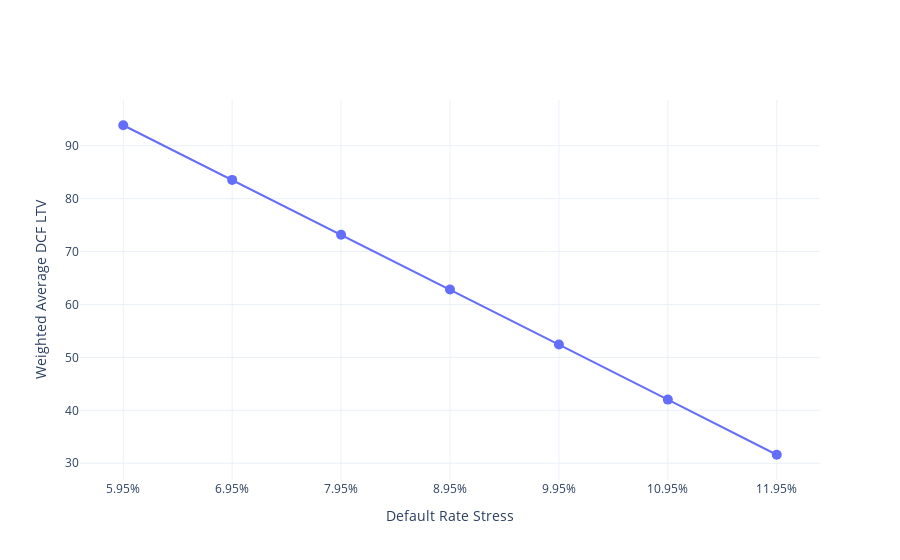

Notebook code for this chart:
### Markdown cell above
The plot below shows the relationship between a change in the default rate stress and the median DCF LTV for all cohorts.

### Code cell
v = [i[0] for i in ltvs.values()]
l = [f'{i[1]}%' for i in ltvs.values()]
fig = go.Figure(go.Scatter(x=l, y=v, marker=dict(size=10)))
fig.update_layout(xaxis=dict(title='Default Rate Stress'),
                 yaxis=dict(title='Weighted Average DCF LTV'))
fig.show()

### Figure 1 — Plotly figure (JSON) as saved in the notebook; plotly's stock layout.template omitted (floating-point values rounded to 4 significant figures)
{"data": [{"marker": {"size": 10}, "type": "scatter", "x": ["5.95%", "6.95%", "7.95%", "8.95%", "9.95%", "10.95%", "11.95%"], "y": [93.87, 83.54, 73.19, 62.82, 52.43, 42.02, 31.6]}], "layout": {"xaxis": {"title": {"text": "Default Rate Stress"}}, "yaxis": {"title": {"text": "Weighted Average DCF LTV"}}}}
